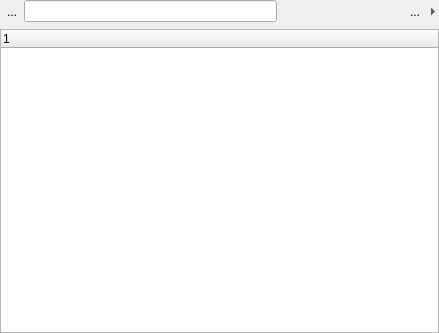
<?xml version="1.0" encoding="UTF-8"?>
<ui version="4.0">
 <class>Form</class>
 <widget class="QWidget" name="Form">
  <property name="geometry">
   <rect>
    <x>0</x>
    <y>0</y>
    <width>439</width>
    <height>333</height>
   </rect>
  </property>
  <property name="windowTitle">
   <string>Form</string>
  </property>
  <layout class="QGridLayout" name="gridLayout_4">
   <property name="horizontalSpacing">
    <number>0</number>
   </property>
   <property name="margin">
    <number>0</number>
   </property>
   <item row="0" column="0">
    <widget class="QWidget" name="uiControlsWGT" native="true">
     <layout class="QHBoxLayout" name="horizontalLayout">
      <property name="spacing">
       <number>0</number>
      </property>
      <property name="margin">
       <number>0</number>
      </property>
      <item>
       <widget class="QToolButton" name="uiRefreshBTN">
        <property name="toolTip">
         <string>Refresh Results</string>
        </property>
        <property name="text">
         <string>...</string>
        </property>
        <property name="icon">
         <iconset>
          <normaloff>../../../resources/default/img/refresh.png</normaloff>../../../resources/default/img/refresh.png</iconset>
        </property>
        <property name="autoRaise">
         <bool>true</bool>
        </property>
       </widget>
      </item>
      <item>
       <widget class="XLineEdit" name="uiSearchTXT">
        <property name="x_hint" stdset="0">
         <string>quick search</string>
        </property>
        <property name="x_icon">
         <iconset>
          <normaloff>../../../resources/default/img/search.png</normaloff>../../../resources/default/img/search.png</iconset>
        </property>
        <property name="x_cornerRadius" stdset="0">
         <number>8</number>
        </property>
       </widget>
      </item>
      <item>
       <widget class="XPopupButton" name="uiQueryBTN">
        <property name="toolTip">
         <string>Edit Advanced Query</string>
        </property>
        <property name="icon">
         <iconset>
          <normaloff>../../../resources/default/img/config.png</normaloff>../../../resources/default/img/config.png</iconset>
        </property>
        <property name="autoRaise">
         <bool>true</bool>
        </property>
       </widget>
      </item>
      <item>
       <spacer name="horizontalSpacer">
        <property name="orientation">
         <enum>Qt::Horizontal</enum>
        </property>
        <property name="sizeType">
         <enum>QSizePolicy::Fixed</enum>
        </property>
        <property name="sizeHint" stdset="0">
         <size>
          <width>6</width>
          <height>20</height>
         </size>
        </property>
       </spacer>
      </item>
      <item>
       <widget class="XActionGroupWidget" name="uiViewModeWGT">
        <property name="minimumSize">
         <size>
          <width>90</width>
          <height>20</height>
         </size>
        </property>
        <property name="maximumSize">
         <size>
          <width>90</width>
          <height>20</height>
         </size>
        </property>
       </widget>
      </item>
      <item>
       <spacer name="horizontalSpacer_2">
        <property name="orientation">
         <enum>Qt::Horizontal</enum>
        </property>
        <property name="sizeType">
         <enum>QSizePolicy::Fixed</enum>
        </property>
        <property name="sizeHint" stdset="0">
         <size>
          <width>6</width>
          <height>20</height>
         </size>
        </property>
       </spacer>
      </item>
      <item>
       <widget class="QToolButton" name="uiGroupBTN">
        <property name="toolTip">
         <string>Group Results</string>
        </property>
        <property name="text">
         <string>...</string>
        </property>
        <property name="icon">
         <iconset>
          <normaloff>../../../resources/default/img/group.png</normaloff>../../../resources/default/img/group.png</iconset>
        </property>
        <property name="checkable">
         <bool>true</bool>
        </property>
        <property name="autoRaise">
         <bool>true</bool>
        </property>
       </widget>
      </item>
      <item>
       <widget class="QToolButton" name="uiGroupOptionsBTN">
        <property name="maximumSize">
         <size>
          <width>12</width>
          <height>16777215</height>
         </size>
        </property>
        <property name="text">
         <string>...</string>
        </property>
        <property name="autoRaise">
         <bool>true</bool>
        </property>
        <property name="arrowType">
         <enum>Qt::RightArrow</enum>
        </property>
       </widget>
      </item>
     </layout>
    </widget>
   </item>
   <item row="1" column="0">
    <widget class="QStackedWidget" name="uiModeSTACK">
     <property name="currentIndex">
      <number>0</number>
     </property>
     <widget class="QWidget" name="page">
      <layout class="QGridLayout" name="gridLayout">
       <property name="margin">
        <number>0</number>
       </property>
       <property name="spacing">
        <number>0</number>
       </property>
       <item row="0" column="0">
        <widget class="XOrbTreeWidget" name="uiRecordsTREE">
         <property name="x_arrowStyle" stdset="0">
          <bool>true</bool>
         </property>
         <column>
          <property name="text">
           <string notr="true">1</string>
          </property>
         </column>
        </widget>
       </item>
      </layout>
     </widget>
     <widget class="QWidget" name="page_2">
      <layout class="QGridLayout" name="gridLayout_2">
       <property name="margin">
        <number>0</number>
       </property>
       <property name="spacing">
        <number>0</number>
       </property>
       <item row="0" column="0">
        <widget class="XTreeWidget" name="uiCardTREE">
         <property name="x_arrowStyle" stdset="0">
          <bool>true</bool>
         </property>
         <property name="x_showGrid" stdset="0">
          <bool>false</bool>
         </property>
         <attribute name="headerVisible">
          <bool>false</bool>
         </attribute>
         <attribute name="headerVisible">
          <bool>false</bool>
         </attribute>
         <column>
          <property name="text">
           <string notr="true">1</string>
          </property>
         </column>
        </widget>
       </item>
      </layout>
     </widget>
     <widget class="QWidget" name="page_3">
      <layout class="QGridLayout" name="gridLayout_3">
       <property name="margin">
        <number>0</number>
       </property>
       <property name="spacing">
        <number>0</number>
       </property>
       <item row="0" column="0">
        <widget class="QListWidget" name="uiThumbLIST">
         <property name="movement">
          <enum>QListView::Static</enum>
         </property>
         <property name="resizeMode">
          <enum>QListView::Adjust</enum>
         </property>
         <property name="spacing">
          <number>3</number>
         </property>
         <property name="viewMode">
          <enum>QListView::IconMode</enum>
         </property>
         <property name="selectionRectVisible">
          <bool>false</bool>
         </property>
        </widget>
       </item>
      </layout>
     </widget>
    </widget>
   </item>
  </layout>
  <action name="uiDetailsACT">
   <property name="checkable">
    <bool>true</bool>
   </property>
   <property name="checked">
    <bool>true</bool>
   </property>
   <property name="icon">
    <iconset>
     <normaloff>../../../resources/default/img/view_details.png</normaloff>../../../resources/default/img/view_details.png</iconset>
   </property>
   <property name="text">
    <string>View Details</string>
   </property>
   <property name="toolTip">
    <string>View Details</string>
   </property>
  </action>
  <action name="uiCardACT">
   <property name="checkable">
    <bool>true</bool>
   </property>
   <property name="icon">
    <iconset>
     <normaloff>../../../resources/default/img/view_card.png</normaloff>../../../resources/default/img/view_card.png</iconset>
   </property>
   <property name="text">
    <string>View Cards</string>
   </property>
   <property name="toolTip">
    <string>View Cards</string>
   </property>
  </action>
  <action name="uiThumbnailACT">
   <property name="checkable">
    <bool>true</bool>
   </property>
   <property name="icon">
    <iconset>
     <normaloff>../../../resources/default/img/view_thumbnail.png</normaloff>../../../resources/default/img/view_thumbnail.png</iconset>
   </property>
   <property name="text">
    <string>View Thumbnail</string>
   </property>
  </action>
  <action name="uiQueryACT">
   <property name="icon">
    <iconset>
     <normaloff>../../../resources/default/img/config.png</normaloff>../../../resources/default/img/config.png</iconset>
   </property>
   <property name="text">
    <string>Edit Query</string>
   </property>
   <property name="toolTip">
    <string>Edit Query</string>
   </property>
   <property name="shortcut">
    <string>Ctrl+F</string>
   </property>
  </action>
 </widget>
 <customwidgets>
  <customwidget>
   <class>XActionGroupWidget</class>
   <extends>QWidget</extends>
   <header>projexui.widgets.xactiongroupwidget</header>
  </customwidget>
  <customwidget>
   <class>XLineEdit</class>
   <extends>QLineEdit</extends>
   <header>projexui.widgets.xlineedit</header>
  </customwidget>
  <customwidget>
   <class>XOrbTreeWidget</class>
   <extends>XTreeWidget</extends>
   <header>projexui.widgets.xorbtreewidget</header>
  </customwidget>
  <customwidget>
   <class>XPopupButton</class>
   <extends>QToolButton</extends>
   <header>projexui.widgets.xpopupbutton</header>
  </customwidget>
  <customwidget>
   <class>XTreeWidget</class>
   <extends>QTreeWidget</extends>
   <header>projexui.widgets.xtreewidget</header>
  </customwidget>
 </customwidgets>
 <tabstops>
  <tabstop>uiSearchTXT</tabstop>
  <tabstop>uiQueryBTN</tabstop>
  <tabstop>uiGroupBTN</tabstop>
  <tabstop>uiRecordsTREE</tabstop>
 </tabstops>
 <resources/>
 <connections/>
</ui>
